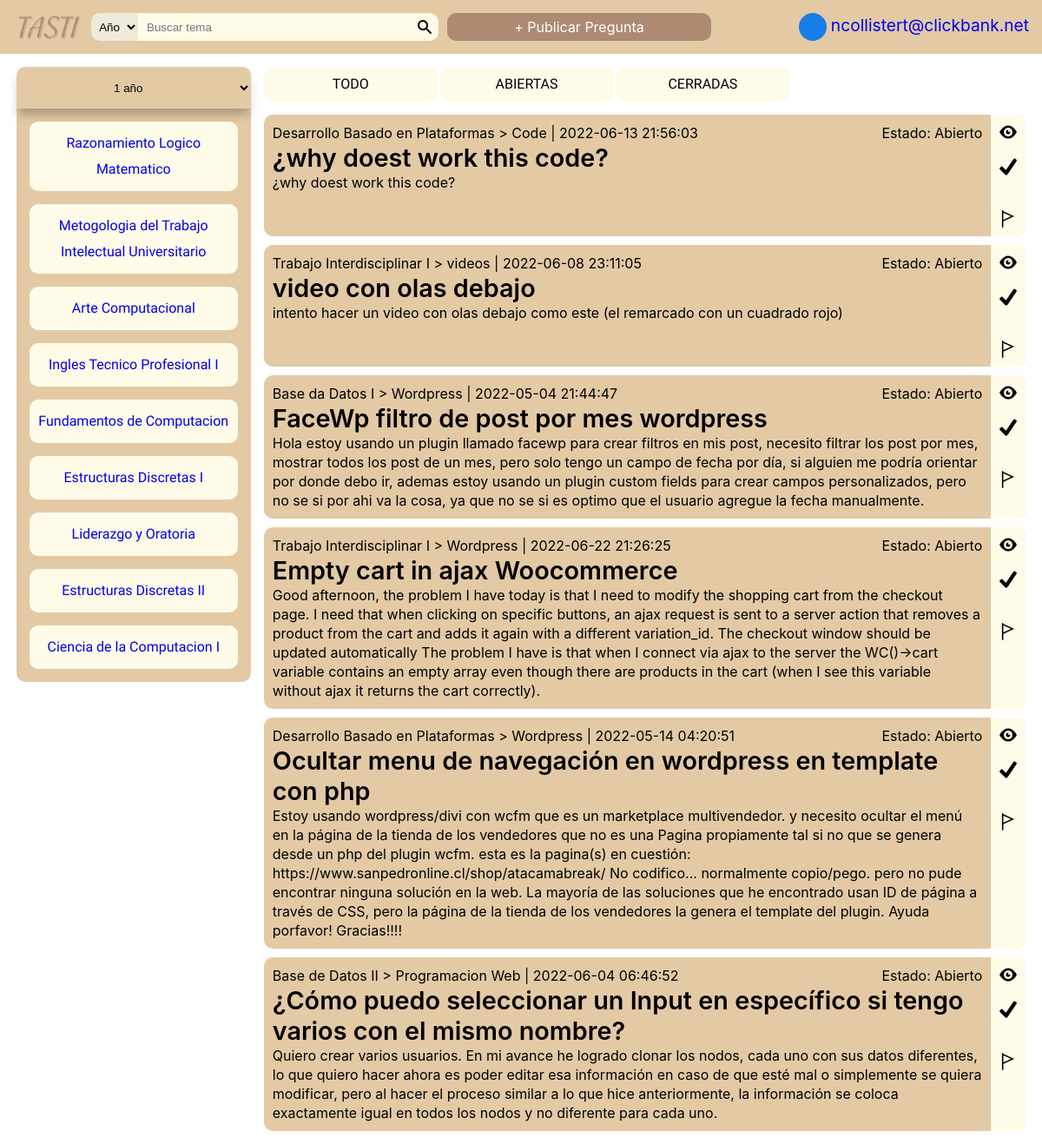
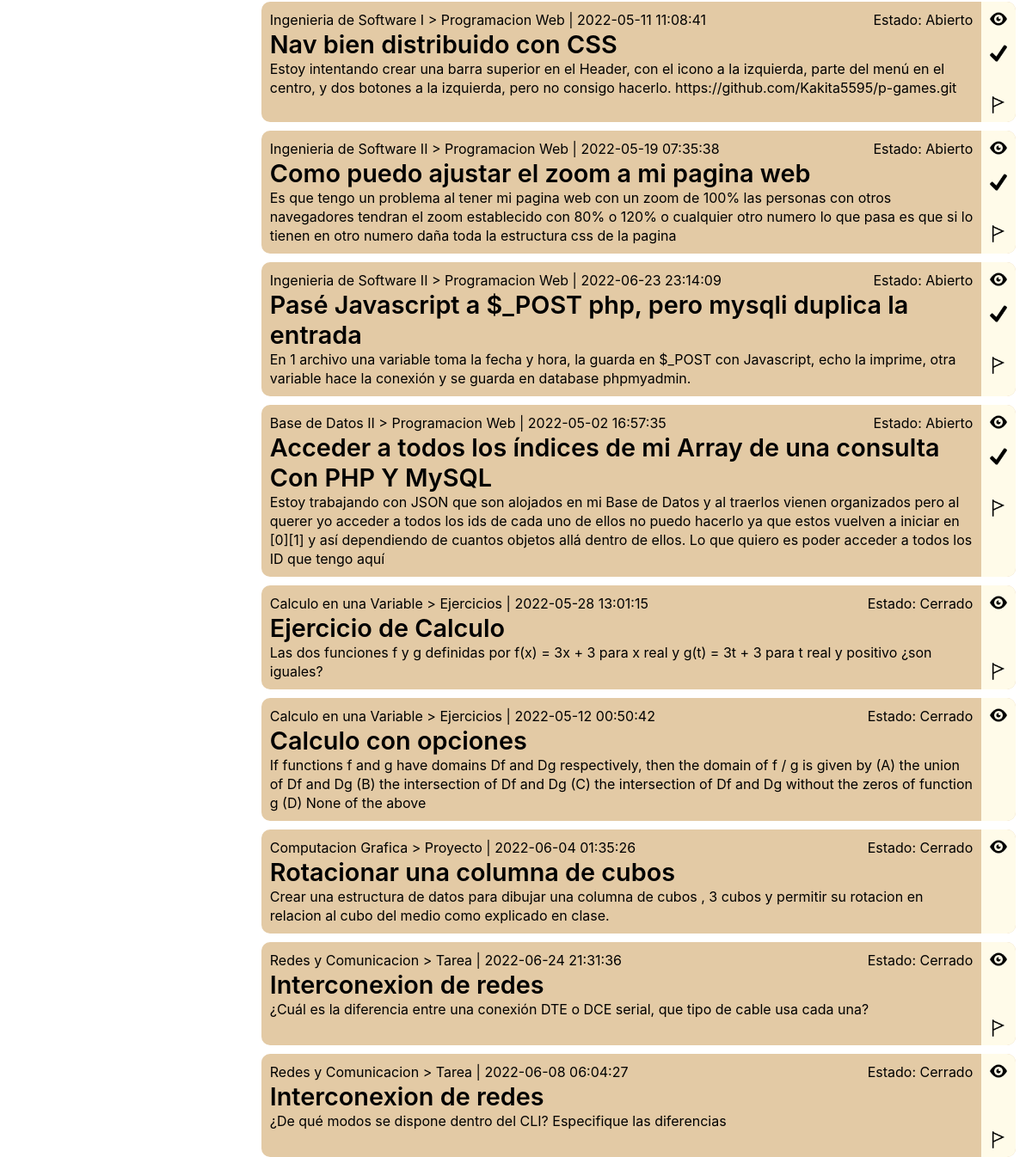
/views/____index.php (signed in), run on the app's committed database (2 pictures, top to bottom).
### tables this page shows
CREATE TABLE IF NOT EXISTS `curso` (
  `idcurso` INT(8) NOT NULL,
  `nombre` VARCHAR(128) NOT NULL,
  `anio` INT(1) NOT NULL,
  `semestre` INT(1) NOT NULL,
  PRIMARY KEY (`idcurso`),
  UNIQUE INDEX `idcurso_UNIQUE` (`idcurso` ASC));

CREATE TABLE IF NOT EXISTS `pregunta` (
  `id` INT(11) NOT NULL AUTO_INCREMENT,
  `titulo` VARCHAR(255) NOT NULL,
  `descripcion` LONGTEXT NOT NULL,
  `curso` INT(8) NOT NULL,
  `tema` VARCHAR(45) NOT NULL,
  `fecha_publicacion` DATETIME NOT NULL,
  `cui_usuario` INT(8) NOT NULL,
  `disponibilidad` LONGTEXT NOT NULL,
  `estado` INT(1) NOT NULL,
  `fecha_limite` DATETIME NOT NULL,
  `cui_mentor` INT(8) NULL DEFAULT NULL,
  `fecha_meet` DATETIME NULL DEFAULT NULL,
  `link_meet` VARCHAR(45) NULL DEFAULT NULL,
  `reunion_privada` INT(1) NULL DEFAULT NULL,
  `max_participantes` INT(2) NULL DEFAULT NULL,
  `cupos_disponibles` INT(2) NULL DEFAULT NULL,
  PRIMARY KEY (`id`),
  UNIQUE INDEX `id_UNIQUE` (`id` ASC),
  INDEX `cui_pregunta_idx` (`cui_usuario` ASC),
  INDEX `cui_mentor_idx` (`cui_mentor` ASC),
  INDEX `id_curso_idx` (`curso` ASC),
  CONSTRAINT `cui_men`
    FOREIGN KEY (`cui_mentor`)
    REFERENCES `usuario` (`cui`)
    ON DELETE NO ACTION
    ON UPDATE NO ACTION,
  CONSTRAINT `cui_owner`
    FOREIGN KEY (`cui_usuario`)
    REFERENCES `usuario` (`cui`)
    ON DELETE NO ACTION
    ON UPDATE NO ACTION,
  CONSTRAINT `id_curso`
    FOREIGN KEY (`curso`)
    REFERENCES `curso` (`idcurso`)
    ON DELETE NO ACTION
    ON UPDATE NO ACTION);

### controllers/inicioController.php (called while the page is built)
<?php
require_once '../models/pregunta.php';
require_once '../models/curso.php';
class InicioController {
    public function index(){
        $per=new Pregunta();
        $curso=new Curso();
        $datos=$per->get_all();
        if(isset($_GET['anio'])){
            $lista_curso=$curso->get_por_anio($_GET['anio']);
            $q_anio=$_GET['anio'];
        }
        else {
            $lista_curso=$curso->get_por_anio(1);
            $q_anio=1;
        }
        $anios_registrados=$curso->get_anios();
        require_once("../views/user__inicio.php");
    }
}
$init = new InicioController;
$init->index();
?>

### views/____index.php (called while the page is built)
<?php
require_once("../controllers/inicioController.php");
?>

### config/conexion.php (called while the page is built, shortened)
<?php
class database {
    private $host = 'localhost';
    private $user = 'root';
    private $pass = '';
    private $dbname = 'tasti';
    private $dbh;
    private $stmt;
    public function __construct(){
        $dsn = 'mysql:host='.$this->host.';dbname='.$this->dbname;
        $options = array(
            PDO::ATTR_PERSISTENT => true,
            PDO::ATTR_ERRMODE => PDO::ERRMODE_EXCEPTION
        );
        try {
            $this->dbh = new PDO($dsn, $this->user, $this->pass, $options);
        }catch (PDOException $e) {
            $this->error = $e->getMessage();
            echo $this->error;
        }
    }
    public function query($sql){
        $this->stmt = $this->dbh->prepare($sql);
    }
    public function bind($param, $value, $type = null){
        if(is_null($type)){
            switch(true){
                case is_int($value):
                    $type = PDO::PARAM_INT;
                    break;
            }
        }
        $this->stmt->bindValue($param, $value, $type);
    }
    public function execute(){
        return $this->stmt->execute();
    }
    public function rowCount(){
        return $this->stmt->rowCount();
    }
    public function resultSet(){
        $this->execute();
        return $this->stmt->fetchAll(PDO::FETCH_OBJ);
    }
}

### models/curso.php (called while the page is built, shortened)
<?php
require_once '../config/conexion.php';
class Curso {
    private $db;
    public function __construct(){
        $this->db = new database;
    }
    public function get_por_anio($ANIO){
        $this->db->query("SELECT curso.* from curso  WHERE anio=:anio");
        $this->db->bind(':anio', $ANIO);
        $row = $this->db->resultSet();
        if($this->db->rowCount() > 0){
            return $row;
        }
        return 0;
    }
    public function get_anios(){
        $this->db->query("SELECT curso.anio from curso group by anio");
        $row = $this->db->resultSet();
        if($this->db->rowCount() > 0){
            return $row;
        }
        return 0;
    }
}

### models/pregunta.php (called while the page is built, shortened)
<?php
require '../config/conexion.php';
class Pregunta {
    private $db;
    public function __construct(){
        $this->db = new database;
    }
    public function get_all(){
        $this->db->query("SELECT pregunta.*, curso.nombre 'nombre_curso' FROM pregunta INNER JOIN curso ON curso.idcurso=pregunta.curso");
        $row = $this->db->resultSet();
        if($this->db->rowCount() > 0){
            return $row;
        }
        return 0;
    }
}

### views/user__inicio.php (the view, shortened to what this page needs)
<!DOCTYPE html>
<html lang="es">
    <head>
        <link rel="stylesheet" href="components/pregunta.css">
        <link rel="stylesheet" href="css/general_style.css">
        <link rel="stylesheet" href="components/nav_bar.css">
        <link rel="stylesheet" href="css/admin__inicio.css">
        <link rel="stylesheet" href="components/lista_cursos.css">
    </head>
    <body>
        <header>
            <?php
            include './components/nav_bar.php';
            ?>
        </header>
        <main class="main-usando-navbar">
            <?php
            include './components/lista_cursos.php';
            ?>
            <section class="main__contenido">
                <div class="main__contenido__header">
                    <button autofocus>TODO</button>
                    <button>ABIERTAS</button>
                    <button>CERRADAS</button>
                </div>
                <div class="main__contenido__q-list">
                <?php if (isset($datos) && $datos!=0): ?>
                <?php foreach ($datos as $dato) { ?>
                        <div class="pregunta">
                            <div class="pregunta__contenido">
                                <div class="pregunta__contenido__info">
                                    <p><?php echo $dato->nombre_curso;?> > <?php echo $dato->tema;?> | <?php echo $dato->fecha_publicacion;?></p>
                                    <p class="pregunta__contenido__status"> Estado:
                                        <?php if ($dato->estado == 0): ?>
                                            Abierto
                                        <?php else: ?>
                                            Cerrado
                                        <?php endif; ?>
                                    </p>
                                </div>
                                <h2><?php echo $dato->titulo;?></h2>
                                <p><?php echo $dato->descripcion;?></p>
                            </div class="main__contenido__q-list">
                            <div class="pregunta__actions">
                                <a href="#"><span class="pregunta-icon eye-icon"></span></a>
                                <?php if ($dato->estado == 0 && $dato->cui_usuario != $_SESSION['usersCUI']): ?>
                                <a href="#"><span class="pregunta-icon checkmark-icon"></span></a>
                                <?php else: ?>
                                <div><span class="pregunta-icon"></span></div>
                                <?php endif;?>
                                <?php if ($dato->cui_usuario == $_SESSION['usersCUI']&& $dato->estado == 0): ?>
                                <a href="#"><span class="pregunta-icon edit-icon"></span></a>
                                <?php elseif($_SESSION['admin']==1): ?>
                                <a href="#"><span class="pregunta-icon x-mark-icon"></span></a>
                                <?php else: ?>
                                <div><span class="pregunta-icon"></span></div>
                                <?php endif;?>
                                <?php if ($dato->cui_usuario == $_SESSION['usersCUI']): ?>
                                <a href="#"><span class="pregunta-icon trash-icon"></span></a>
                                <?php else: ?>
                                <a href="#"><span class="pregunta-icon flag-icon"></span></a>
                                <?php endif;?>
                            </div>
                        </div>
                <?php } ?>
                <?php else: ?>
                    <p>No hay preguntas :)</p>
                <?php endif; ?>
                </div>
            </section>
        </main>
    </body>
</html>

### views/components/lista_cursos.php (shortened to what this page needs)
<aside class="lista-cursos">
    <form id="curso_por_anio" class="lista-cursos__header" action="#" method="get">
        <select onchange="onSelectChange();" name="anio" id="anio">
            <?php if (isset($anios_registrados) && $anios_registrados!=0): ?>
            <option class="hidden_option" selected disabled><?php echo $q_anio ?><span> año</span></option>
                <?php else: ?>
            <option class="hidden_option" selected disabled> "No hay cursos agregados" </option>
            <?php endif; ?>
        </select>
    </form>
    <div class="lista-cursos__contenedor-cursos">
        <?php if (isset($lista_curso) && $lista_curso!=0): ?>
        <?php foreach ($lista_curso as $dato) { ?>
            <a class="lista-cursos__curso" href="#"><?php echo $dato->nombre ?></a>
        <?php } ?>
        <?php else: ?>
            <p>No hay cursos agregados :)</p>
        <?php endif; ?>
    </div>
</aside>

### views/components/pregunta.css (style rules this page uses)
.pregunta { display: flex; background-color: var(--color_principal); border-radius: 10px; width: 100%; min-height: 100px; }
.pregunta__contenido__info { display: flex; }
.pregunta__contenido__status { margin-left: auto; }
.pregunta h2 { font-style: normal; font-weight: 600; font-size: 1.8rem; }
.pregunta p { font-style: normal; font-weight: 400; font-size: 1rem; line-height: 22px; }
.pregunta__contenido { padding: 10px; width: calc(100% - 40px); }
.pregunta__actions { display: flex; flex-direction: column; width: 40px; height: inherit; background-color: var(--color_light_gray); border-radius: 0 10px 10px 0; }
.pregunta__actions a { display: flex; justify-content: center; align-items: center; height: 40px; width: 100%; background-color: transparent; border: none; }
.pregunta-icon { height: 20px; width: 20px; display: block; background-position: center; background-repeat: no-repeat; background-size: contain; }
.eye-icon { background-image: url('../icons/eye.png'); }
.flag-icon { background-image: url('../icons/flag.png'); }
.checkmark-icon { background-image: url('../icons/checkmark.png'); }
.trash-icon { background-image: url('../icons/delete.png'); }

### views/css/general_style.css (style rules this page uses)
:root { --header-height: 70px; --color_principal: #E3CAA5; --color_fondo: #FFFFFF; --color_enfasis: #AD8B73; --color_light_gray: #FFFBE9; --color_gray: rgba(137, 137, 137, 0.14); --text__normal-size: 1.2rem; }
* { box-sizing: border-box; padding: 0; margin: 0; }
body { margin: 0; font-family: -apple-system, BlinkMacSystemFont, 'Segoe UI', 'Roboto', 'Oxygen', 'Ubuntu', 'Cantarell', 'Fira Sans', 'Droid Sans', 'Helvetica Neue', sans-serif; -webkit-font-smoothing: antialiased; -moz-osx-font-smoothing: grayscale; font-size: 62.5%; }

### views/components/nav_bar.css (style rules this page uses)
.main-usando-navbar { height: calc(100vh - 2rem - 30px); width: 100%; display: flex; gap: 15px; padding: 15px; }

### views/css/admin__inicio.css (style rules this page uses)
main { width: 100%; justify-content: center; display: flex; padding: 15px; gap: 15px; }
.main__contenido { height: 100%; width: 75%; max-width: 1000px; border-radius: 10px; background-color: transparent; }
.main__contenido__header { margin-bottom: 15px; }
.main__contenido__header button { border: none; background-color: var(--color_light_gray); border-radius: 10px; min-width: 200px; padding: 5px; font-size: 1rem; text-decoration: none; font-family: 'Overlock SC'; font-style: normal; font-weight: 400; line-height: 30px; }
.main__contenido__q-list { display: flex; flex-direction: column; gap: 10px; }

### views/components/lista_cursos.css (style rules this page uses)
.lista-cursos { border-radius: 10px; width: 30%; background-color: var(--color_principal); max-width: 270px; }
.lista-cursos__header { background-color: transparent; height: 3rem; width: 100%; margin-bottom: inherit; }
.lista-cursos__header select { border: none; height: 100%; width: 100%; text-align: center; border-radius: 10px 10px 0 0; background-color: var(--color_principal); box-shadow: 0px 9px 11px -2px rgba(0, 0, 0, 0.25); }
.lista-cursos__contenedor-cursos { width: 100%; height: calc(100% - 3rem ); display: flex; padding: 15px; flex-direction: column; gap: 15px; overflow-y: scroll; overscroll-behavior-y: contain; scroll-snap-type: y proximity; }
.lista-cursos__curso { border-radius: 10px; width: 100%; text-align: center; display: block; padding: 10px; font-size: 1rem; text-decoration: none; font-family: 'Overlock SC'; font-style: normal; font-weight: 400; line-height: 30px; background-color: var(--color_light_gray); }

### data on the page
curso: nombre "Razonamiento Logico Matematico"
curso: nombre "Metogologia del Trabajo Intelectual Universitario"
curso: nombre "Arte Computacional"
curso: nombre "Ingles Tecnico Profesional I"
curso: nombre "Fundamentos de Computacion"
curso: nombre "Estructuras Discretas I"
curso: nombre "Liderazgo y Oratoria"
curso: nombre "Estructuras Discretas II"
curso: nombre "Ciencia de la Computacion I"
pregunta: curso.nombre "Desarrollo Basado en Plataformas", tema "Code", fecha_publicacion "2022-06-13 21:56:03", estado "Abierto", titulo "¿why doest work this code?", descripcion "¿why doest work this code?"
pregunta: curso.nombre "Trabajo Interdisciplinar I", tema "videos", fecha_publicacion "2022-06-08 23:11:05", estado "Abierto", titulo "video con olas debajo", descripcion "intento hacer un video con olas debajo como este (el remarcado con un cuadrado rojo)"
pregunta: curso.nombre "Base da Datos I", tema "Wordpress", fecha_publicacion "2022-05-04 21:44:47", estado "Abierto", titulo "FaceWp filtro de post por mes wordpress", descripcion "Hola estoy usando un plugin llamado facewp para crear filtros en mis post, necesito filtrar los post por mes, mostrar todos los post de un mes, pero solo tengo un campo de fecha por día, si alguien me podría orientar por donde debo ir, ademas estoy usando un plugin custom fields para crear campos personalizados, pero no se si por ahi va la cosa, ya que no se si es optimo que el usuario agregue la fecha manualmente."
pregunta: curso.nombre "Trabajo Interdisciplinar I", tema "Wordpress", fecha_publicacion "2022-06-22 21:26:25", estado "Abierto", titulo "Empty cart in ajax Woocommerce", descripcion "Good afternoon, the problem I have today is that I need to modify the shopping cart from the checkout page. I need that when clicking on specific buttons, an ajax request is sent to a server action that removes a product from the cart and adds it again with a different variation_id. The checkout window should be updated automatically The problem I have is that when I connect via ajax to the server the WC()->cart variable contains an empty array even though there are products in the cart (when I see this variable without ajax it returns the cart correctly)."
pregunta: curso.nombre "Desarrollo Basado en Plataformas", tema "Wordpress", fecha_publicacion "2022-05-14 04:20:51", estado "Abierto", titulo "Ocultar menu de navegación en wordpress en template con php", descripcion "Estoy usando wordpress/divi con wcfm que es un marketplace multivendedor. y necesito ocultar el menú en la página de la tienda de los vendedores que no es una Pagina propiamente tal si no que se genera desde un php del plugin wcfm. esta es la pagina(s) en cuestión: https://www.sanpedronline.cl/shop/atacamabreak/ No codifico... normalmente copio/pego. pero no pude encontrar ninguna solución en la web. La mayoría de las soluciones que he encontrado usan ID de página a través de CSS, pero la página de la tienda de los vendedores la genera el template del plugin. Ayuda porfavor! Gracias!!!!"
pregunta: curso.nombre "Base de Datos II", tema "Programacion Web", fecha_publicacion "2022-06-04 06:46:52", estado "Abierto", titulo "¿Cómo puedo seleccionar un Input en específico si tengo varios con el mismo nombre?", descripcion "Quiero crear varios usuarios. En mi avance he logrado clonar los nodos, cada uno con sus datos diferentes, lo que quiero hacer ahora es poder editar esa información en caso de que esté mal o simplemente se quiera modificar, pero al hacer el proceso similar a lo que hice anteriormente, la información se coloca exactamente igual en todos los nodos y no diferente para cada uno."
pregunta: curso.nombre "Ingenieria de Software I", tema "Programacion Web", fecha_publicacion "2022-05-11 11:08:41", estado "Abierto", titulo "Nav bien distribuido con CSS", descripcion "Estoy intentando crear una barra superior en el Header, con el icono a la izquierda, parte del menú en el centro, y dos botones a la izquierda, pero no consigo hacerlo. https://github.com/Kakita5595/p-games.git"
pregunta: curso.nombre "Ingenieria de Software II", tema "Programacion Web", fecha_publicacion "2022-05-19 07:35:38", estado "Abierto", titulo "Como puedo ajustar el zoom a mi pagina web", descripcion "Es que tengo un problema al tener mi pagina web con un zoom de 100% las personas con otros navegadores tendran el zoom establecido con 80% o 120% o cualquier otro numero lo que pasa es que si lo tienen en otro numero daña toda la estructura css de la pagina"
pregunta: curso.nombre "Ingenieria de Software II", tema "Programacion Web", fecha_publicacion "2022-06-23 23:14:09", estado "Abierto", titulo "Pasé Javascript a $_POST php, pero mysqli duplica la entrada", descripcion "En 1 archivo una variable toma la fecha y hora, la guarda en $_POST con Javascript, echo la imprime, otra variable hace la conexión y se guarda en database phpmyadmin."
pregunta: curso.nombre "Base de Datos II", tema "Programacion Web", fecha_publicacion "2022-05-02 16:57:35", estado "Abierto", titulo "Acceder a todos los índices de mi Array de una consulta Con PHP Y MySQL", descripcion "Estoy trabajando con JSON que son alojados en mi Base de Datos y al traerlos vienen organizados pero al querer yo acceder a todos los ids de cada uno de ellos no puedo hacerlo ya que estos vuelven a iniciar en [0][1] y así dependiendo de cuantos objetos allá dentro de ellos. Lo que quiero es poder acceder a todos los ID que tengo aquí"
pregunta: curso.nombre "Calculo en una Variable", tema "Ejercicios", fecha_publicacion "2022-05-28 13:01:15", estado "Cerrado", titulo "Ejercicio de Calculo", descripcion "Las dos funciones f y g definidas por f(x) = 3x + 3 para x real y g(t) = 3t + 3 para t real y positivo ¿son iguales?"
pregunta: curso.nombre "Calculo en una Variable", tema "Ejercicios", fecha_publicacion "2022-05-12 00:50:42", estado "Cerrado", titulo "Calculo con opciones", descripcion "If functions f and g have domains Df and Dg respectively, then the domain of f / g is given by (A) the union of Df and Dg (B) the intersection of Df and Dg (C) the intersection of Df and Dg without the zeros of function g (D) None of the above"
pregunta: curso.nombre "Computacion Grafica", tema "Proyecto", fecha_publicacion "2022-06-04 01:35:26", estado "Cerrado", titulo "Rotacionar una columna de cubos", descripcion "Crear una estructura de datos para dibujar una columna de cubos , 3 cubos y permitir su rotacion en relacion al cubo del medio como explicado en clase."
pregunta: curso.nombre "Redes y Comunicacion", tema "Tarea", fecha_publicacion "2022-06-24 21:31:36", estado "Cerrado", titulo "Interconexion de redes", descripcion "¿Cuál es la diferencia entre una conexión DTE o DCE serial, que tipo de cable usa cada una?"
pregunta: curso.nombre "Redes y Comunicacion", tema "Tarea", fecha_publicacion "2022-06-08 06:04:27", estado "Cerrado", titulo "Interconexion de redes", descripcion "¿De qué modos se dispone dentro del CLI? Especifique las diferencias"

### other printed values
$_SESSION['usersEmail'] "ncollistert@clickbank.net"
form field anio "1 año"
